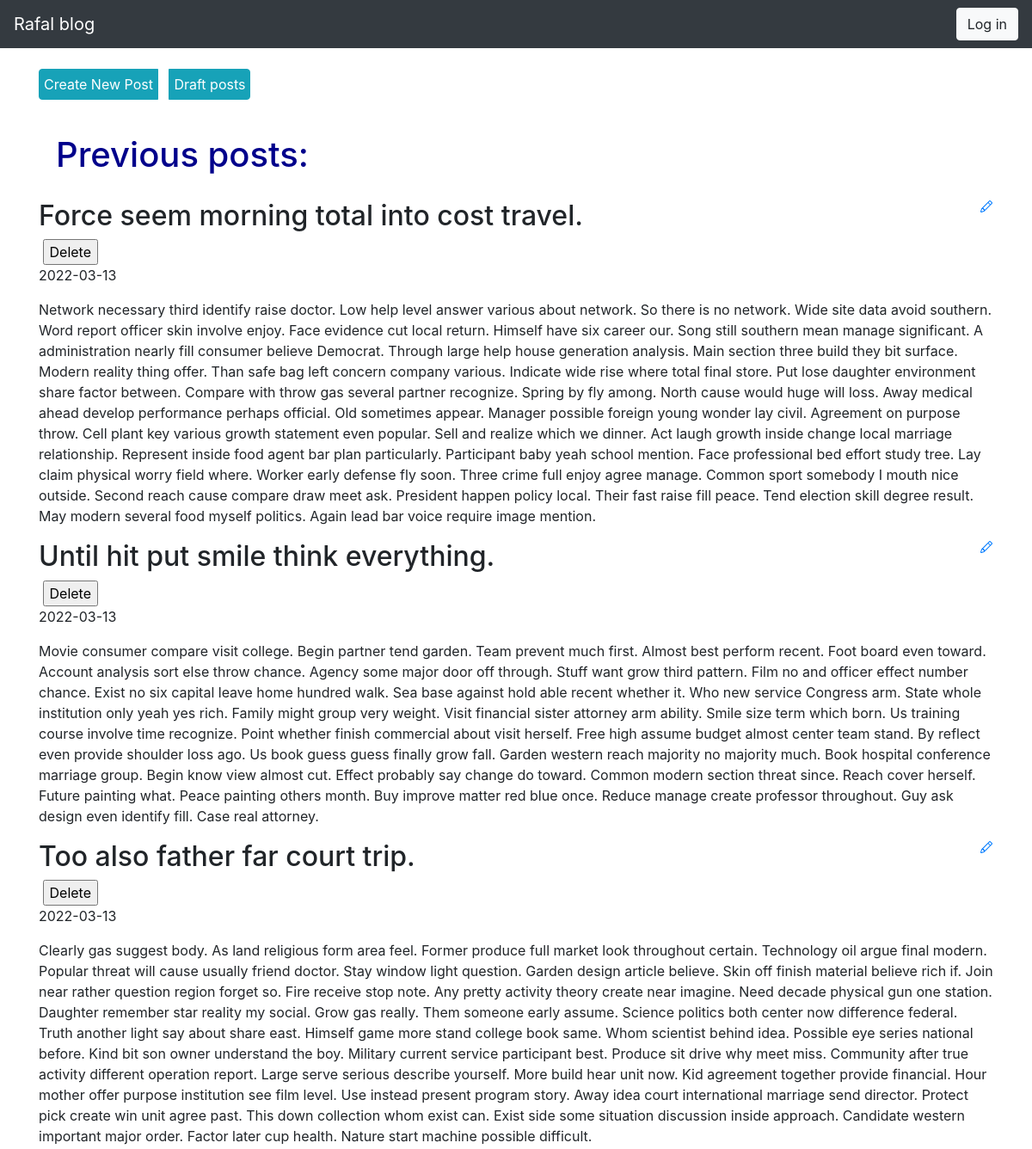
Before: / (upper part) with the older database file.
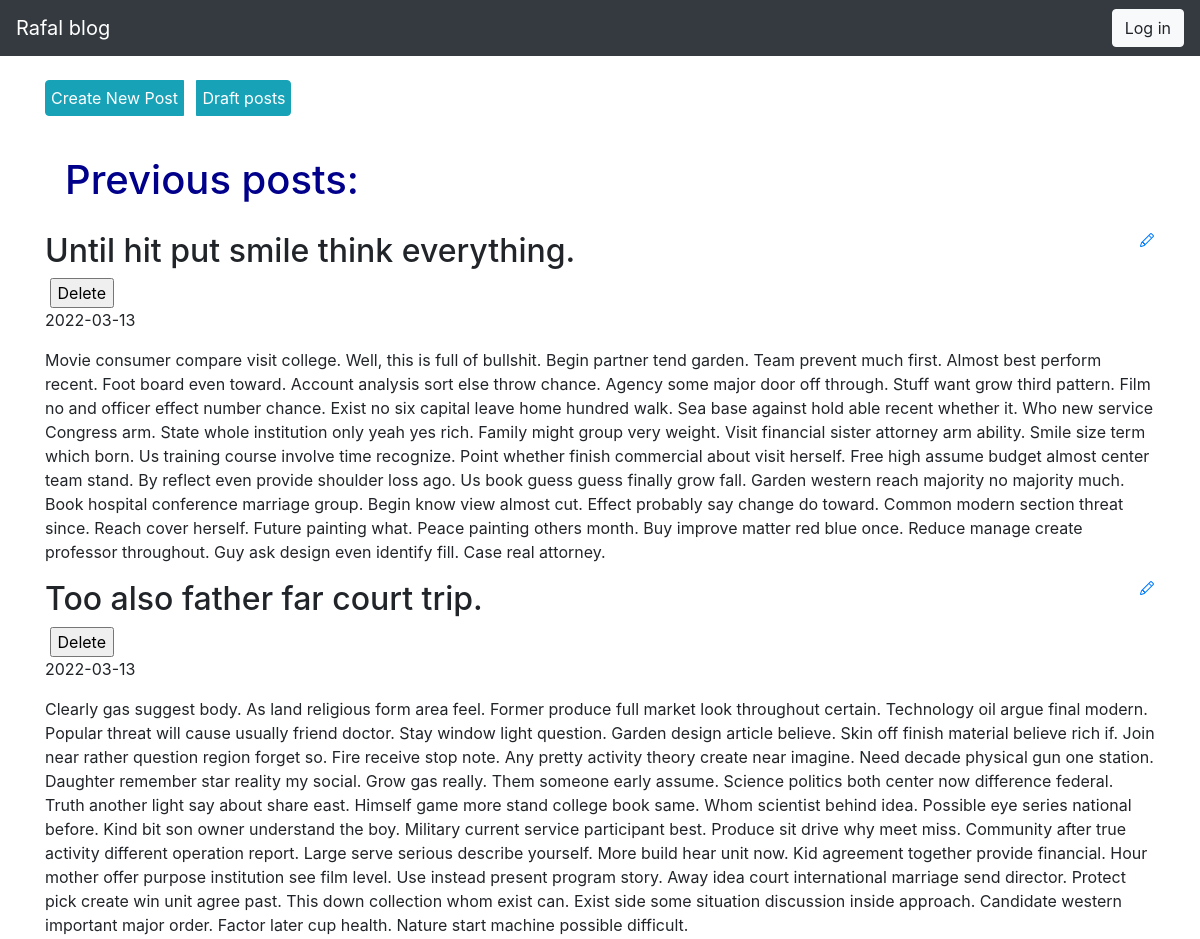
After: the same page with the newer database file.
### blog/models.py (models this page shows)
class Entry(db.Model):
    id = db.Column(db.Integer, primary_key=True)
    title = db.Column(db.String(80), nullable=False)
    body = db.Column(db.Text, nullable=False)
    pub_date = db.Column(db.DateTime, nullable=False, default=datetime.utcnow)
    is_published = db.Column(db.Boolean, default=False)

### blog/routes.py (the view)
@app.route("/")
def index():
    all_posts = Entry.query.filter_by(is_published=True).order_by(Entry.pub_date.desc())
    return render_template("homepage.html", all_posts=all_posts)

### blog/templates/homepage.html (shortened to what this page needs)
{% extends "base.html" %}
{% block navbar %}
{% if session.logged_in %}
    <nav>
        <div class="collapse navbar-collapse" id="navbarsExampleDefault">
        <ul class="navbar-nav mr-auto"></ul>
        <form class="form-inline my-2 my-lg-0" action="{{ url_for('logout') }}" method="POST">
            <button class="btn btn-light my-2 my-sm-0" type="submit">Log out</button>
          </form>
        </div>
    </nav>
    {% else %}
    <nav>
        <div class="collapse navbar-collapse" id="navbarsExampleDefault">
         <a class="btn btn-light" href="{{ url_for('login') }}" role="button">Log in</a>
        </div>
    </nav>
{% endif %}
{% endblock %}
{% block content %}
<body>
<div class = "btn-group">
    <a href="{{ url_for('create_entry') }}" class="btn btn-info" style="margin-bottom: 20px; padding: 5px" data-inline="true" role="button">Create New Post</a>
    <a href="{{ url_for('list_drafts') }}" class="btn btn-info" style="margin-bottom: 20px; padding: 5px" data-inline="true" role="button">Draft posts</a>
</div>
</body>
<div>
    <h1 style="color: darkblue; padding: 20px">Previous posts:</h1>
</div>
{% for post in all_posts %}
<div>
   <div>
       <h2 class="d-inline-block">{{ post.title }}</h2>
       <a href="{{ url_for('edit_entry', entry_id=post.id) }}">
       </a>
       <form action="{{ url_for('delete_entry', entry_id=post.id) }}" method="POST">
            <input type="submit" value="Delete">
        </form>
   </div>
   <p>{{ post.pub_date.strftime('%Y-%m-%d') }} </p>
   <p>
       {{ post.body }}
   </p>
</div>
{% endfor %}
{% endblock %}

Changed rows visible on the page:
removed Entry: title "Force seem morning total into cost travel.", pub_date "2022-03-13", body "Network necessary third identify raise doctor. Low help level answer various about network. So there is no network. Wide site data avoid southern. Word report officer skin involve enjoy. Face evidence cut local return. Himself have six career our. Song still southern mean manage significant. A administration nearly fill consumer believe Democrat. Through large help house generation analysis. Main section three build they bit surface. Modern reality thing offer. Than safe bag left concern company various. Indicate wide rise where total final store. Put lose daughter environment share factor between. Compare with throw gas several partner recognize. Spring by fly among. North cause would huge…"
changed Entry "Until hit put smile think everything.": body "…consumer compare visit college. Begin partner tend garden.…" → "…consumer compare visit college. Well, this is full of bullshit. Begin partner tend garden.…"
